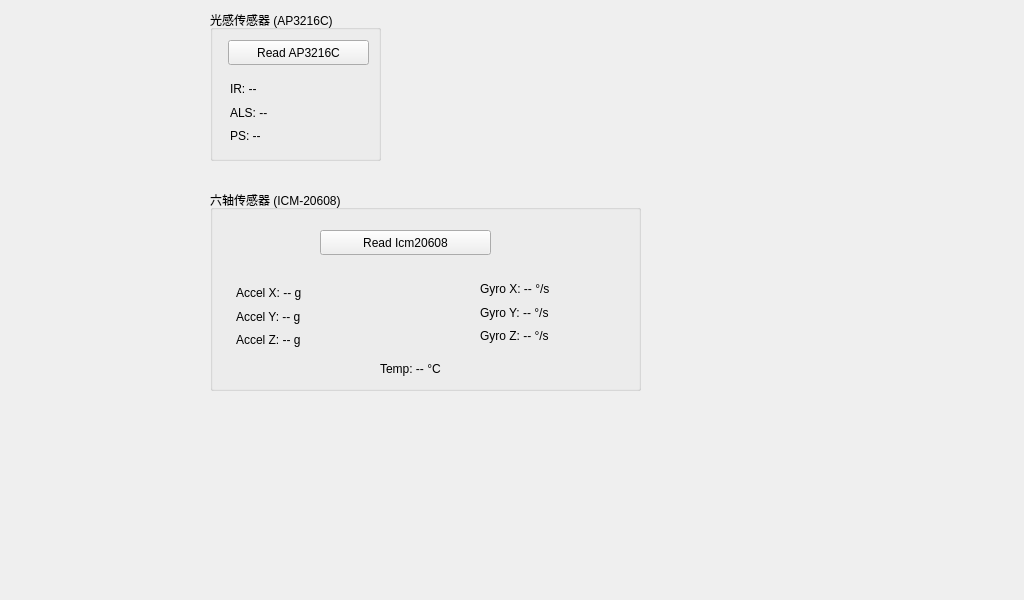
<?xml version="1.0" encoding="UTF-8"?>
<ui version="4.0">
 <class>SensorPage</class>
 <widget class="QWidget" name="SensorPage">
  <property name="geometry">
   <rect>
    <x>0</x>
    <y>0</y>
    <width>1024</width>
    <height>600</height>
   </rect>
  </property>
  <property name="minimumSize">
   <size>
    <width>1024</width>
    <height>600</height>
   </size>
  </property>
  <property name="maximumSize">
   <size>
    <width>1024</width>
    <height>600</height>
   </size>
  </property>
  <property name="windowTitle">
   <string>Form</string>
  </property>
  <widget class="QGroupBox" name="groupBox_1">
   <property name="geometry">
    <rect>
     <x>210</x>
     <y>10</y>
     <width>171</width>
     <height>151</height>
    </rect>
   </property>
   <property name="title">
    <string>光感传感器 (AP3216C)</string>
   </property>
   <widget class="QPushButton" name="Ap3216cReadButton">
    <property name="geometry">
     <rect>
      <x>18</x>
      <y>30</y>
      <width>141</width>
      <height>25</height>
     </rect>
    </property>
    <property name="text">
     <string>Read AP3216C</string>
    </property>
   </widget>
   <widget class="QWidget" name="layoutWidget">
    <property name="geometry">
     <rect>
      <x>20</x>
      <y>70</y>
      <width>131</width>
      <height>65</height>
     </rect>
    </property>
    <layout class="QVBoxLayout" name="verticalLayout_4">
     <item>
      <widget class="QLabel" name="Ap3216cIrLabel">
       <property name="text">
        <string>IR: --</string>
       </property>
      </widget>
     </item>
     <item>
      <widget class="QLabel" name="Ap3216cAlsLabel">
       <property name="text">
        <string>ALS: --</string>
       </property>
      </widget>
     </item>
     <item>
      <widget class="QLabel" name="Ap3216cPsLabel">
       <property name="text">
        <string>PS: --</string>
       </property>
      </widget>
     </item>
    </layout>
   </widget>
  </widget>
  <widget class="QGroupBox" name="groupBox_4">
   <property name="geometry">
    <rect>
     <x>210</x>
     <y>190</y>
     <width>431</width>
     <height>201</height>
    </rect>
   </property>
   <property name="title">
    <string>六轴传感器 (ICM-20608)</string>
   </property>
   <widget class="QPushButton" name="Icm20608ReadButton">
    <property name="geometry">
     <rect>
      <x>110</x>
      <y>40</y>
      <width>171</width>
      <height>25</height>
     </rect>
    </property>
    <property name="text">
     <string>Read Icm20608</string>
    </property>
   </widget>
   <widget class="QLabel" name="IcmTempLabel">
    <property name="geometry">
     <rect>
      <x>170</x>
      <y>170</y>
      <width>151</width>
      <height>17</height>
     </rect>
    </property>
    <property name="text">
     <string>Temp: -- °C</string>
    </property>
   </widget>
   <widget class="QWidget" name="layoutWidget_2">
    <property name="geometry">
     <rect>
      <x>26</x>
      <y>94</y>
      <width>141</width>
      <height>65</height>
     </rect>
    </property>
    <layout class="QVBoxLayout" name="verticalLayout_2">
     <item>
      <widget class="QLabel" name="IcmAccelXLabel">
       <property name="text">
        <string>Accel X: -- g</string>
       </property>
      </widget>
     </item>
     <item>
      <widget class="QLabel" name="IcmAccelYLabel">
       <property name="text">
        <string>Accel Y: -- g</string>
       </property>
      </widget>
     </item>
     <item>
      <widget class="QLabel" name="IcmAccelZLabel">
       <property name="text">
        <string>Accel Z: -- g</string>
       </property>
      </widget>
     </item>
    </layout>
   </widget>
   <widget class="QWidget" name="layoutWidget_3">
    <property name="geometry">
     <rect>
      <x>270</x>
      <y>90</y>
      <width>151</width>
      <height>65</height>
     </rect>
    </property>
    <layout class="QVBoxLayout" name="verticalLayout_3">
     <item>
      <widget class="QLabel" name="IcmGyroXLabel">
       <property name="text">
        <string>Gyro X: -- °/s</string>
       </property>
      </widget>
     </item>
     <item>
      <widget class="QLabel" name="IcmGyroYLabel">
       <property name="text">
        <string>Gyro Y: -- °/s</string>
       </property>
      </widget>
     </item>
     <item>
      <widget class="QLabel" name="IcmGyroZLabel">
       <property name="text">
        <string>Gyro Z: -- °/s</string>
       </property>
      </widget>
     </item>
    </layout>
   </widget>
  </widget>
 </widget>
 <resources/>
 <connections/>
</ui>
